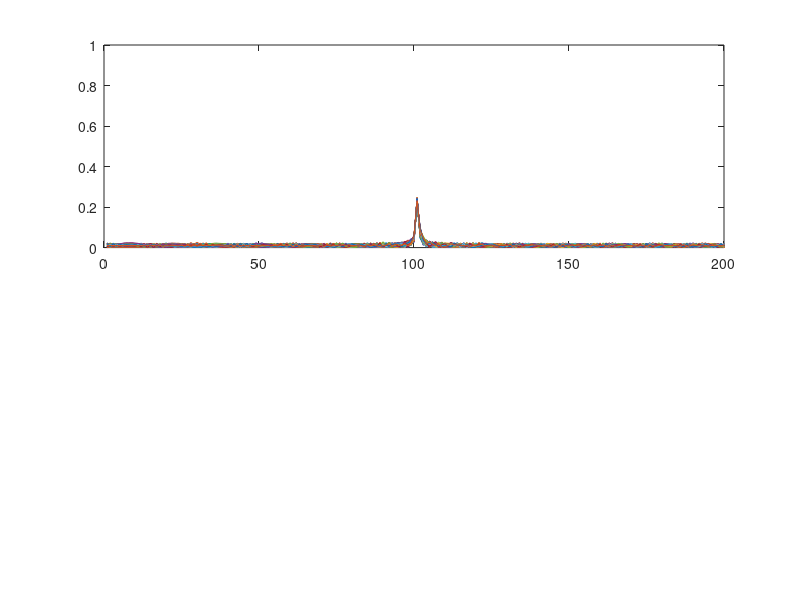
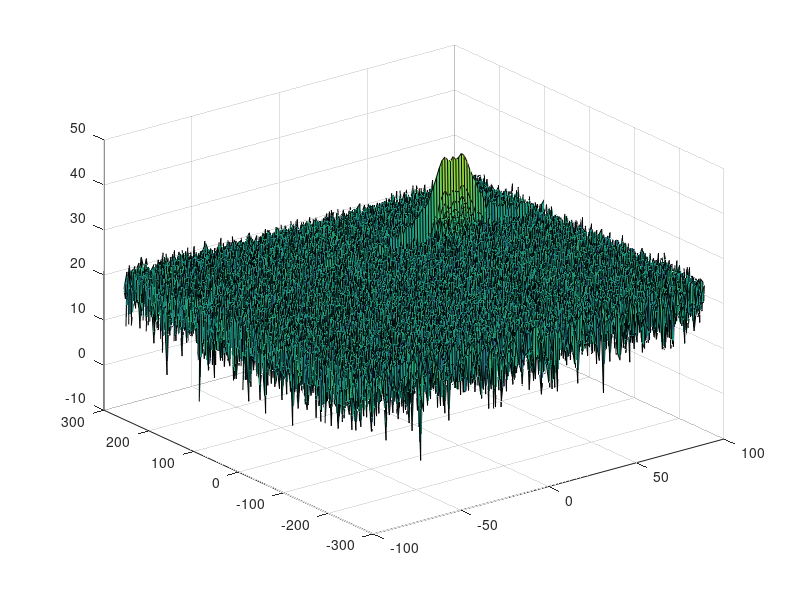

Write the MATLAB code that produced these figures, in order. (Note: this script raises an error after producing the figures.)
clear all
clc
%% Radar Specifications 
%%%%%%%%%%%%%%%%%%%%%%%%%%%
% Frequency of operation = 77GHz
Frequence_of_operation= 77e9;
% Max Range = 200m
MaxRange = 200;
% Range Resolution = 1 m
RangeResolution = 1;
% Max Velocity = 100 m/s
MaxVelocity = 100;
% Velocity Resolution = 1m/s
VelResolution = 1;
%speed of light = 3e8
c = 3e8;
%%%%%%%%%%%%%%%%%%%%%%%%%%%

%% FMCW Waveform Generation

% *%TODO* :
%Design the FMCW waveform by giving the specs of each of its parameters.
% Calculate the Bandwidth (B), Chirp Time (Tchirp) and Slope (slope) of the FMCW
% chirp using the requirements above.
Bandwidth = c/(2*VelResolution);
Tchirp = 5.5*2*MaxRange/c;
Slope = Bandwidth/Tchirp;

%Operating carrier frequency of Radar 
             %carrier freq

                                                          
%The number of chirps in one sequence. Its ideal to have 2^ value for the ease of running the FFT
%for Doppler Estimation. 
N_doppler=128;                   % #of doppler cells OR #of sent periods % number of chirps

%The number of samples on each chirp. 
N_range=1024;                  %for length of time OR # of range cells

% Timestamp for running the displacement scenario for every sample on each
% chirp
time=linspace(0,N_doppler*Tchirp,N_range*N_doppler); %total amount of time samples

%% User Defined Range and Velocity of target
% *%TODO* :
% define the target's initial position and velocity. Note : Velocity
% remains contant
target_initial_position = 100;
target_velocity = 50;
 
%% Generating the signals
% *%TODO* :
%Creating the vectors for Tx, Rx and Mix based on the total samples input.
Transmitted_signal=cos(2*pi*(Frequence_of_operation*time+Slope*time.^2/2)); %transmitted signal
Range_t = target_initial_position + target_velocity*time; %target position
TimeDelay = 2*Range_t/c; % time delay
Received_signal=cos(2*pi*(Frequence_of_operation*(time-TimeDelay)+Slope*(time-TimeDelay).^2/2)); %received signal
Mixed_signal = Transmitted_signal.*Received_signal; %beat/mixed signal



%% RANGE MEASUREMENT

 % *%TODO* :
%reshape the vector into Nr*Nd array. Nr and Nd here would also define the size of
%Range and Doppler FFT respectively.
Mixed_signal = reshape(Mixed_signal,[N_range,N_doppler]) ;

 % *%TODO* :
%run the FFT on the beat signal along the range bins dimension (Nr) and
%normalize.
fft_beat = fft(Mixed_signal, N_range,1 )/N_range;

 % *%TODO* :
% Take the absolute value of FFT output
fft_beat_abs = abs(fft_beat);

 % *%TODO* :
% Output of FFT is double sided signal, but we are interested in only one side of the spectrum.
% Hence we throw out half of the samples.
fft_beat_abs_first_half = fft_beat_abs(1:N_range/2,:);


%plotting the range
figure ('Name','Range from First FFT')
subplot(2,1,1)

 % *%TODO* :
 % plot FFT output 
 plot(fft_beat_abs_first_half)

 
axis ([0 200 0 1]);



%% RANGE DOPPLER RESPONSE
% The 2D FFT implementation is already provided here. This will run a 2DFFT
% on the mixed signal (beat signal) output and generate a range doppler
% map.You will implement CFAR on the generated RDM


% Range Doppler Map Generation.

% The output of the 2D FFT is an image that has reponse in the range and
% doppler FFT bins. So, it is important to convert the axis from bin sizes
% to range and doppler based on their Max values.


% 2D FFT using the FFT size for both dimensions.
sig_fft2 = fft2(Mixed_signal,N_range,N_doppler);

% Taking just one side of signal from Range dimension.
sig_fft2 = sig_fft2(1:N_range/2,1:N_doppler);
sig_fft2 = fftshift (sig_fft2);
RadarDopplerMap = abs(sig_fft2);
RadarDopplerMap = 10*log10(RadarDopplerMap) ;

%use the surf function to plot the output of 2DFFT and to show axis in both
%dimensions
doppler_axis = linspace(-100,100,N_doppler);
range_axis = linspace(-200,200,N_range/2)*((N_range/2)/400);
figure,surf(doppler_axis,range_axis,RadarDopplerMap);

%% CFAR implementation

%Slide Window through the complete Range Doppler Map

% *%TODO* :
%Select the number of Training Cells in both the dimensions.
N_Training_cell_Range = 8; % Number of training cells range
N_Training_cell_Doppler = 8; % Number of training cells doppler

% *%TODO* :
%Select the number of Guard Cells in both dimensions around the Cell under 
%test (CUT) for accurate estimation
N_Guard_cell_Range = 2; % Number of guard cells range
N_Guard_cell_Doppler = 2; % Number of guard cells doppler
% *%TODO* :
% offset the threshold by SNR value in dB
Offset=1.7;



% *%TODO* :
%design a loop such that it slides the CUT across range doppler map by
%giving margins at the edges for Training and Guard Cells.
%For every iteration sum the signal level within all the training
%cells. To sum convert the value from logarithmic to linear using db2pow
%function. Average the summed values for all of the training
%cells used. After averaging convert it back to logarithimic using pow2db.
%Further add the offset to it to determine the threshold. Next, compare the
%signal under CUT with this threshold. If the CUT level > threshold assign
%it a value of 1, else equate it to 0.


   % Use RDM[x,y] as the matrix from the output of 2D FFT for implementing
   % CFAR

   for i = 1:(length(RadarDopplerMap)-(2*N_Guard_cell_Range+2*N_Training_cell_Range+1))
    for j = 1:(N_doppler-(2*N_Guard_cell_Doppler+2*N_Training_cell_Doppler+1))
        % Use RDM[x,y] as the matrix from the output of 2D FFT for implementing
        % CFAR
        Noise_Level = get_training_mean(RadarDopplerMap(i:i-1+2*N_Guard_cell_Range+2*N_Training_cell_Range+1,j:j-1+2*N_Guard_cell_Doppler+2*N_Training_cell_Doppler+1),N_Training_cell_Range,N_Training_cell_Doppler,N_Guard_cell_Range,N_Guard_cell_Doppler);
        threshold = Noise_Level*Offset;
        if (RadarDopplerMap(i+N_Training_cell_Range+N_Guard_cell_Range, j+N_Training_cell_Doppler+N_Guard_cell_Doppler) < threshold)
            RadarDopplerMap(i+N_Training_cell_Range+N_Guard_cell_Range, j+N_Training_cell_Doppler+N_Guard_cell_Doppler) = 0;
        else
            RadarDopplerMap(i+N_Training_cell_Range+N_Guard_cell_Range, j+N_Training_cell_Doppler+N_Guard_cell_Doppler) = 1;
        end    
    end
   end

% *%TODO* :
% The process above will generate a thresholded block, which is smaller 
%than the Range Doppler Map as the CUT cannot be located at the edges of
%matrix. Hence,few cells will not be thresholded. To keep the map size same
% set those values to 0. 
 
RadarDopplerMap(1:N_Training_cell_Range+N_Guard_cell_Range,:) = 0;
RadarDopplerMap(end-N_Training_cell_Range-N_Guard_cell_Range:end,:)= 0;
RadarDopplerMap(N_Training_cell_Range+N_Guard_cell_Range+1:end-(N_Training_cell_Range+N_Guard_cell_Range),1:N_Training_cell_Doppler+N_Guard_cell_Doppler) = 0;
RadarDopplerMap(N_Training_cell_Range+N_Guard_cell_Range+1:end-(N_Training_cell_Range+N_Guard_cell_Range),end-N_Training_cell_Doppler-N_Guard_cell_Doppler:end)= 0;



% *%TODO* :
%display the CFAR output using the Surf function like we did for Range
%Doppler Response output.
figure,surf(doppler_axis,range_axis,RadarDopplerMap);


 
 